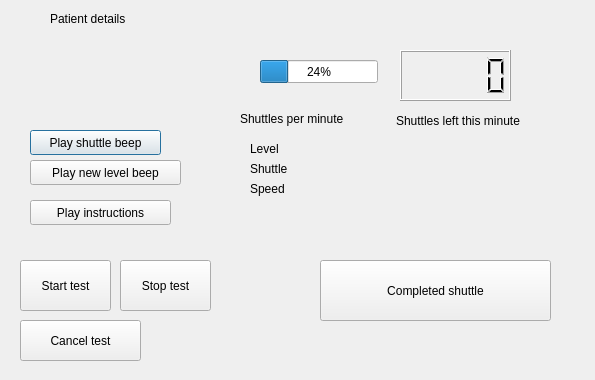
<?xml version="1.0" encoding="UTF-8"?>
<ui version="4.0">
 <class>WalkTest</class>
 <widget class="QDialog" name="WalkTest">
  <property name="geometry">
   <rect>
    <x>0</x>
    <y>0</y>
    <width>595</width>
    <height>380</height>
   </rect>
  </property>
  <property name="windowTitle">
   <string>Dialog</string>
  </property>
  <widget class="QToolButton" name="startButton">
   <property name="geometry">
    <rect>
     <x>20</x>
     <y>260</y>
     <width>91</width>
     <height>51</height>
    </rect>
   </property>
   <property name="text">
    <string>Start test</string>
   </property>
  </widget>
  <widget class="QToolButton" name="shuttleButton">
   <property name="geometry">
    <rect>
     <x>320</x>
     <y>260</y>
     <width>231</width>
     <height>61</height>
    </rect>
   </property>
   <property name="text">
    <string>Completed shuttle</string>
   </property>
  </widget>
  <widget class="QToolButton" name="stopButton">
   <property name="geometry">
    <rect>
     <x>120</x>
     <y>260</y>
     <width>91</width>
     <height>51</height>
    </rect>
   </property>
   <property name="text">
    <string>Stop test</string>
   </property>
  </widget>
  <widget class="QLabel" name="patdetailsLabel">
   <property name="geometry">
    <rect>
     <x>50</x>
     <y>10</y>
     <width>301</width>
     <height>17</height>
    </rect>
   </property>
   <property name="text">
    <string>Patient details</string>
   </property>
  </widget>
  <widget class="QLabel" name="shuttlenumLabel">
   <property name="geometry">
    <rect>
     <x>250</x>
     <y>160</y>
     <width>67</width>
     <height>17</height>
    </rect>
   </property>
   <property name="text">
    <string>Shuttle</string>
   </property>
  </widget>
  <widget class="QLabel" name="levelLabel">
   <property name="geometry">
    <rect>
     <x>250</x>
     <y>140</y>
     <width>67</width>
     <height>17</height>
    </rect>
   </property>
   <property name="text">
    <string>Level</string>
   </property>
  </widget>
  <widget class="QLabel" name="speedLabel">
   <property name="geometry">
    <rect>
     <x>250</x>
     <y>180</y>
     <width>67</width>
     <height>17</height>
    </rect>
   </property>
   <property name="text">
    <string>Speed</string>
   </property>
  </widget>
  <widget class="QLCDNumber" name="mincountdownLcdNumber">
   <property name="geometry">
    <rect>
     <x>400</x>
     <y>50</y>
     <width>111</width>
     <height>51</height>
    </rect>
   </property>
  </widget>
  <widget class="QProgressBar" name="shuttletimeProgressBar">
   <property name="geometry">
    <rect>
     <x>260</x>
     <y>60</y>
     <width>118</width>
     <height>23</height>
    </rect>
   </property>
   <property name="value">
    <number>24</number>
   </property>
  </widget>
  <widget class="QLabel" name="perminLabel">
   <property name="geometry">
    <rect>
     <x>240</x>
     <y>110</y>
     <width>141</width>
     <height>17</height>
    </rect>
   </property>
   <property name="text">
    <string>Shuttles per minute</string>
   </property>
  </widget>
  <widget class="QLabel" name="shuttlesleftLabel">
   <property name="geometry">
    <rect>
     <x>396</x>
     <y>110</y>
     <width>161</width>
     <height>21</height>
    </rect>
   </property>
   <property name="text">
    <string>Shuttles left this minute</string>
   </property>
  </widget>
  <widget class="QPushButton" name="beepButton">
   <property name="geometry">
    <rect>
     <x>30</x>
     <y>130</y>
     <width>131</width>
     <height>25</height>
    </rect>
   </property>
   <property name="text">
    <string>Play shuttle beep</string>
   </property>
  </widget>
  <widget class="QPushButton" name="beep3Button">
   <property name="geometry">
    <rect>
     <x>30</x>
     <y>160</y>
     <width>151</width>
     <height>25</height>
    </rect>
   </property>
   <property name="text">
    <string>Play new level beep</string>
   </property>
  </widget>
  <widget class="QPushButton" name="instructionsButton">
   <property name="geometry">
    <rect>
     <x>30</x>
     <y>200</y>
     <width>141</width>
     <height>25</height>
    </rect>
   </property>
   <property name="text">
    <string>Play instructions</string>
   </property>
  </widget>
  <widget class="QToolButton" name="cancelButton">
   <property name="geometry">
    <rect>
     <x>20</x>
     <y>320</y>
     <width>121</width>
     <height>41</height>
    </rect>
   </property>
   <property name="text">
    <string>Cancel test</string>
   </property>
  </widget>
 </widget>
 <resources/>
 <connections/>
</ui>
